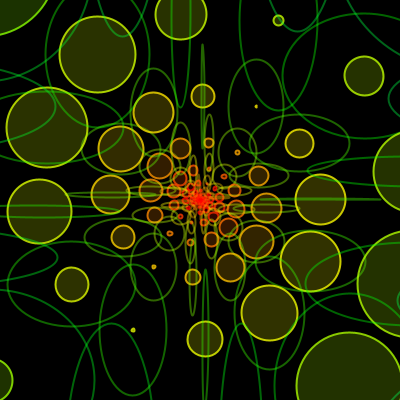
Frame 1 (no input)
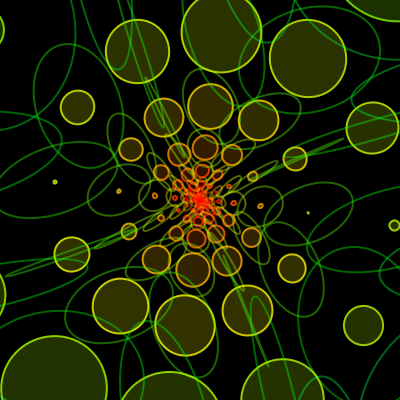
Frame 60 (the mouse pressed at the canvas centre just before this capture)
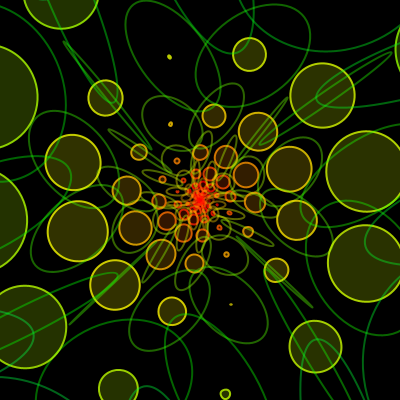
Frame 120 (the mouse held since frame 60 and released just before this capture)

The Processing sketch that drew these frames (run headless with seeded random() and noise(); from frame 60 on, the mouse is pressed at the canvas centre):

// Processing sketch: processing_64899
// ── processing_64899.pde

//guardo las posiciones de la circunsferencia
float [] posX = new float [255];
float [] posY = new float [255];
float angulo = 0.0;
//----------------------------
void setup()
{
  size(400, 400);
  background(0);
  colorMode(HSB);
  noStroke(); 
  //con este for lleno el array
  for (int i = 0; i < posX.length; i++)
      {    
        float x = pow(1.1, i/1.95) * cos(i/1.95);//funcion para espiral
        float y = pow(1.1, i/1.95) * sin(i/1.95); 
        posX[i] = x; 
        posY[i] = y;
      };
//------
}
//----------------------------
void draw()
{
  background(0);
  translate(width/2, height/2); 
  strokeWeight(2);
//------------------------
 for (int a = 0; a < posX.length-2; a++)
     {
        angulo += 0.0000008;
         rotate(angulo);   
           
           
           noFill();
           stroke(a-25, 255, 255, 100);
           ellipse(posX[a], posY[a], posX[a], posY[a]);
           
           stroke(a-55, 255, 255, 200);
           fill(a-55, 255, 255, 50);
           ellipse(posX[a+1], posY[a+1], posX[a]/2, posX[a]/2);
     };
//------------------------ 
}
